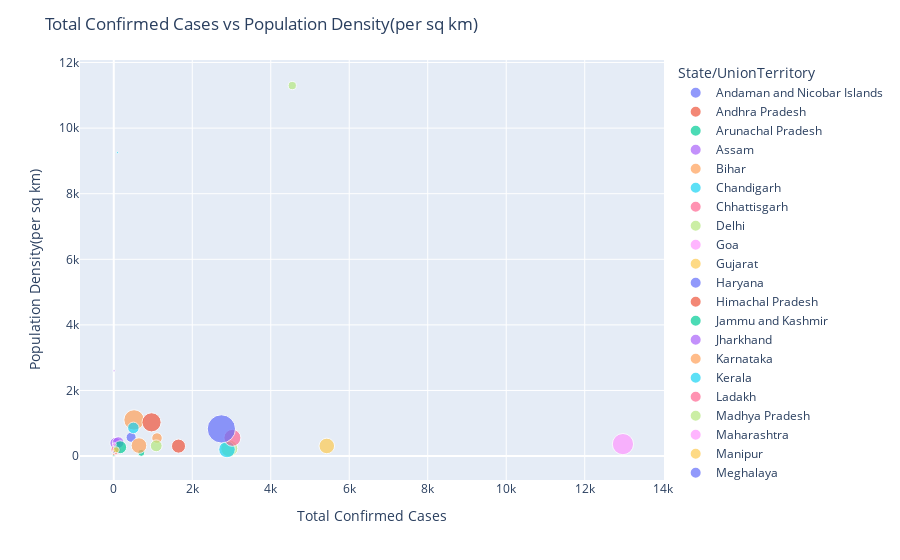

The code cell stored with this chart in its notebook:
### Markdown cell above
#### Cases Based on Pupulation Density

### Code cell
fig = px.scatter(latest_data,x='Confirmed',y='Density_In_SqKM',size='Population',color='State/UnionTerritory')
fig.update_layout(title='Total Confirmed Cases vs Population Density(per sq km)')
fig.update_yaxes(title_text='Population Density(per sq km)')
fig.update_xaxes(title_text='Total Confirmed Cases')
fig.show()

### Figure 1 — Plotly figure (JSON) as saved in the notebook; plotly's stock layout.template omitted (floating-point values rounded to 4 significant figures)
{"data": [{"hovertemplate": "State/UnionTerritory=Andaman and Nicobar Islands<br>Confirmed=%{x}<br>Density_In_SqKM=%{y}<br>Population=%{marker.size}<extra></extra>", "legendgroup": "Andaman and Nicobar Islands", "marker": {"color": "#636efa", "size": [380581], "sizemode": "area", "sizeref": 499500.0, "symbol": "circle"}, "mode": "markers", "name": "Andaman and Nicobar Islands", "showlegend": true, "type": "scatter", "x": [33], "xaxis": "x", "y": [46], "yaxis": "y"}, {"hovertemplate": "State/UnionTerritory=Andhra Pradesh<br>Confirmed=%{x}<br>Density_In_SqKM=%{y}<br>Population=%{marker.size}<extra></extra>", "legendgroup": "Andhra Pradesh", "marker": {"color": "#EF553B", "size": [49577103], "sizemode": "area", "sizeref": 499500.0, "symbol": "circle"}, "mode": "markers", "name": "Andhra Pradesh", "showlegend": true, "type": "scatter", "x": [1650], "xaxis": "x", "y": [303], "yaxis": "y"}, {"hovertemplate": "State/UnionTerritory=Arunachal Pradesh<br>Confirmed=%{x}<br>Density_In_SqKM=%{y}<br>Population=%{marker.size}<extra></extra>", "legendgroup": "Arunachal Pradesh", "marker": {"color": "#00cc96", "size": [1383727], "sizemode": "area", "sizeref": 499500.0, "symbol": "circle"}, "mode": "markers", "name": "Arunachal Pradesh", "showlegend": true, "type": "scatter", "x": [1], "xaxis": "x", "y": [17], "yaxis": "y"}, {"hovertemplate": "State/UnionTerritory=Assam<br>Confirmed=%{x}<br>Density_In_SqKM=%{y}<br>Population=%{marker.size}<extra></extra>", "legendgroup": "Assam", "marker": {"color": "#ab63fa", "size": [31205576], "sizemode": "area", "sizeref": 499500.0, "symbol": "circle"}, "mode": "markers", "name": "Assam", "showlegend": true, "type": "scatter", "x": [43], "xaxis": "x", "y": [397], "yaxis": "y"}, {"hovertemplate": "State/UnionTerritory=Bihar<br>Confirmed=%{x}<br>Density_In_SqKM=%{y}<br>Population=%{marker.size}<extra></extra>", "legendgroup": "Bihar", "marker": {"color": "#FFA15A", "size": [104099452], "sizemode": "area", "sizeref": 499500.0, "symbol": "circle"}, "mode": "markers", "name": "Bihar", "showlegend": true, "type": "scatter", "x": [517], "xaxis": "x", "y": [1102], "yaxis": "y"}, {"hovertemplate": "State/UnionTerritory=Chandigarh<br>Confirmed=%{x}<br>Density_In_SqKM=%{y}<br>Population=%{marker.size}<extra></extra>", "legendgroup": "Chandigarh", "marker": {"color": "#19d3f3", "size": [1055450], "sizemode": "area", "sizeref": 499500.0, "symbol": "circle"}, "mode": "markers", "name": "Chandigarh", "showlegend": true, "type": "scatter", "x": [94], "xaxis": "x", "y": [9252], "yaxis": "y"}, {"hovertemplate": "State/UnionTerritory=Chhattisgarh<br>Confirmed=%{x}<br>Density_In_SqKM=%{y}<br>Population=%{marker.size}<extra></extra>", "legendgroup": "Chhattisgarh", "marker": {"color": "#FF6692", "size": [25545198], "sizemode": "area", "sizeref": 499500.0, "symbol": "circle"}, "mode": "markers", "name": "Chhattisgarh", "showlegend": true, "type": "scatter", "x": [57], "xaxis": "x", "y": [189], "yaxis": "y"}, {"hovertemplate": "State/UnionTerritory=Delhi<br>Confirmed=%{x}<br>Density_In_SqKM=%{y}<br>Population=%{marker.size}<extra></extra>", "legendgroup": "Delhi", "marker": {"color": "#B6E880", "size": [16787941], "sizemode": "area", "sizeref": 499500.0, "symbol": "circle"}, "mode": "markers", "name": "Delhi", "showlegend": true, "type": "scatter", "x": [4549], "xaxis": "x", "y": [11297], "yaxis": "y"}, {"hovertemplate": "State/UnionTerritory=Goa<br>Confirmed=%{x}<br>Density_In_SqKM=%{y}<br>Population=%{marker.size}<extra></extra>", "legendgroup": "Goa", "marker": {"color": "#FF97FF", "size": [1458545], "sizemode": "area", "sizeref": 499500.0, "symbol": "circle"}, "mode": "markers", "name": "Goa", "showlegend": true, "type": "scatter", "x": [7], "xaxis": "x", "y": [394], "yaxis": "y"}, {"hovertemplate": "State/UnionTerritory=Gujarat<br>Confirmed=%{x}<br>Density_In_SqKM=%{y}<br>Population=%{marker.size}<extra></extra>", "legendgroup": "Gujarat", "marker": {"color": "#FECB52", "size": [60439692], "sizemode": "area", "sizeref": 499500.0, "symbol": "circle"}, "mode": "markers", "name": "Gujarat", "showlegend": true, "type": "scatter", "x": [5428], "xaxis": "x", "y": [308], "yaxis": "y"}, {"hovertemplate": "State/UnionTerritory=Haryana<br>Confirmed=%{x}<br>Density_In_SqKM=%{y}<br>Population=%{marker.size}<extra></extra>", "legendgroup": "Haryana", "marker": {"color": "#636efa", "size": [25351462], "sizemode": "area", "sizeref": 499500.0, "symbol": "circle"}, "mode": "markers", "name": "Haryana", "showlegend": true, "type": "scatter", "x": [442], "xaxis": "x", "y": [573], "yaxis": "y"}, {"hovertemplate": "State/UnionTerritory=Himachal Pradesh<br>Confirmed=%{x}<br>Density_In_SqKM=%{y}<br>Population=%{marker.size}<extra></extra>", "legendgroup": "Himachal Pradesh", "marker": {"color": "#EF553B", "size": [6864602], "sizemode": "area", "sizeref": 499500.0, "symbol": "circle"}, "mode": "markers", "name": "Himachal Pradesh", "showlegend": true, "type": "scatter", "x": [40], "xaxis": "x", "y": [123], "yaxis": "y"}, {"hovertemplate": "State/UnionTerritory=Jammu and Kashmir<br>Confirmed=%{x}<br>Density_In_SqKM=%{y}<br>Population=%{marker.size}<extra></extra>", "legendgroup": "Jammu and Kashmir", "marker": {"color": "#00cc96", "size": [12267032], "sizemode": "area", "sizeref": 499500.0, "symbol": "circle"}, "mode": "markers", "name": "Jammu and Kashmir", "showlegend": true, "type": "scatter", "x": [701], "xaxis": "x", "y": [98], "yaxis": "y"}, {"hovertemplate": "State/UnionTerritory=Jharkhand<br>Confirmed=%{x}<br>Density_In_SqKM=%{y}<br>Population=%{marker.size}<extra></extra>", "legendgroup": "Jharkhand", "marker": {"color": "#ab63fa", "size": [32988134], "sizemode": "area", "sizeref": 499500.0, "symbol": "circle"}, "mode": "markers", "name": "Jharkhand", "showlegend": true, "type": "scatter", "x": [115], "xaxis": "x", "y": [414], "yaxis": "y"}, {"hovertemplate": "State/UnionTerritory=Karnataka<br>Confirmed=%{x}<br>Density_In_SqKM=%{y}<br>Population=%{marker.size}<extra></extra>", "legendgroup": "Karnataka", "marker": {"color": "#FFA15A", "size": [61095297], "sizemode": "area", "sizeref": 499500.0, "symbol": "circle"}, "mode": "markers", "name": "Karnataka", "showlegend": true, "type": "scatter", "x": [642], "xaxis": "x", "y": [319], "yaxis": "y"}, {"hovertemplate": "State/UnionTerritory=Kerala<br>Confirmed=%{x}<br>Density_In_SqKM=%{y}<br>Population=%{marker.size}<extra></extra>", "legendgroup": "Kerala", "marker": {"color": "#19d3f3", "size": [33406061], "sizemode": "area", "sizeref": 499500.0, "symbol": "circle"}, "mode": "markers", "name": "Kerala", "showlegend": true, "type": "scatter", "x": [500], "xaxis": "x", "y": [859], "yaxis": "y"}, {"hovertemplate": "State/UnionTerritory=Ladakh<br>Confirmed=%{x}<br>Density_In_SqKM=%{y}<br>Population=%{marker.size}<extra></extra>", "legendgroup": "Ladakh", "marker": {"color": "#FF6692", "size": [274000], "sizemode": "area", "sizeref": 499500.0, "symbol": "circle"}, "mode": "markers", "name": "Ladakh", "showlegend": true, "type": "scatter", "x": [41], "xaxis": "x", "y": [2], "yaxis": "y"}, {"hovertemplate": "State/UnionTerritory=Madhya Pradesh<br>Confirmed=%{x}<br>Density_In_SqKM=%{y}<br>Population=%{marker.size}<extra></extra>", "legendgroup": "Madhya Pradesh", "marker": {"color": "#B6E880", "size": [72626809], "sizemode": "area", "sizeref": 499500.0, "symbol": "circle"}, "mode": "markers", "name": "Madhya Pradesh", "showlegend": true, "type": "scatter", "x": [2942], "xaxis": "x", "y": [236], "yaxis": "y"}, {"hovertemplate": "State/UnionTerritory=Maharashtra<br>Confirmed=%{x}<br>Density_In_SqKM=%{y}<br>Population=%{marker.size}<extra></extra>", "legendgroup": "Maharashtra", "marker": {"color": "#FF97FF", "size": [112374333], "sizemode": "area", "sizeref": 499500.0, "symbol": "circle"}, "mode": "markers", "name": "Maharashtra", "showlegend": true, "type": "scatter", "x": [12974], "xaxis": "x", "y": [365], "yaxis": "y"}, {"hovertemplate": "State/UnionTerritory=Manipur<br>Confirmed=%{x}<br>Density_In_SqKM=%{y}<br>Population=%{marker.size}<extra></extra>", "legendgroup": "Manipur", "marker": {"color": "#FECB52", "size": [2570390], "sizemode": "area", "sizeref": 499500.0, "symbol": "circle"}, "mode": "markers", "name": "Manipur", "showlegend": true, "type": "scatter", "x": [2], "xaxis": "x", "y": [122], "yaxis": "y"}, {"hovertemplate": "State/UnionTerritory=Meghalaya<br>Confirmed=%{x}<br>Density_In_SqKM=%{y}<br>Population=%{marker.size}<extra></extra>", "legendgroup": "Meghalaya", "marker": {"color": "#636efa", "size": [2966889], "sizemode": "area", "sizeref": 499500.0, "symbol": "circle"}, "mode": "markers", "name": "Meghalaya", "showlegend": true, "type": "scatter", "x": [12], "xaxis": "x", "y": [132], "yaxis": "y"}, {"hovertemplate": "State/UnionTerritory=Mizoram<br>Confirmed=%{x}<br>Density_In_SqKM=%{y}<br>Population=%{marker.size}<extra></extra>", "legendgroup": "Mizoram", "marker": {"color": "#EF553B", "size": [1097206], "sizemode": "area", "sizeref": 499500.0, "symbol": "circle"}, "mode": "markers", "name": "Mizoram", "showlegend": true, "type": "scatter", "x": [1], "xaxis": "x", "y": [52], "yaxis": "y"}, {"hovertemplate": "State/UnionTerritory=Odisha<br>Confirmed=%{x}<br>Density_In_SqKM=%{y}<br>Population=%{marker.size}<extra></extra>", "legendgroup": "Odisha", "marker": {"color": "#00cc96", "size": [41974218], "sizemode": "area", "sizeref": 499500.0, "symbol": "circle"}, "mode": "markers", "name": "Odisha", "showlegend": true, "type": "scatter", "x": [163], "xaxis": "x", "y": [269], "yaxis": "y"}, {"hovertemplate": "State/UnionTerritory=Puducherry<br>Confirmed=%{x}<br>Density_In_SqKM=%{y}<br>Population=%{marker.size}<extra></extra>", "legendgroup": "Puducherry", "marker": {"color": "#ab63fa", "size": [1247953], "sizemode": "area", "sizeref": 499500.0, "symbol": "circle"}, "mode": "markers", "name": "Puducherry", "showlegend": true, "type": "scatter", "x": [8], "xaxis": "x", "y": [2598], "yaxis": "y"}, {"hovertemplate": "State/UnionTerritory=Punjab<br>Confirmed=%{x}<br>Density_In_SqKM=%{y}<br>Population=%{marker.size}<extra></extra>", "legendgroup": "Punjab", "marker": {"color": "#FFA15A", "size": [27743338], "sizemode": "area", "sizeref": 499500.0, "symbol": "circle"}, "mode": "markers", "name": "Punjab", "showlegend": true, "type": "scatter", "x": [1102], "xaxis": "x", "y": [550], "yaxis": "y"}, {"hovertemplate": "State/UnionTerritory=Rajasthan<br>Confirmed=%{x}<br>Density_In_SqKM=%{y}<br>Population=%{marker.size}<extra></extra>", "legendgroup": "Rajasthan", "marker": {"color": "#19d3f3", "size": [68548437], "sizemode": "area", "sizeref": 499500.0, "symbol": "circle"}, "mode": "markers", "name": "Rajasthan", "showlegend": true, "type": "scatter", "x": [2886], "xaxis": "x", "y": [201], "yaxis": "y"}, {"hovertemplate": "State/UnionTerritory=Tamil Nadu<br>Confirmed=%{x}<br>Density_In_SqKM=%{y}<br>Population=%{marker.size}<extra></extra>", "legendgroup": "Tamil Nadu", "marker": {"color": "#FF6692", "size": [72147030], "sizemode": "area", "sizeref": 499500.0, "symbol": "circle"}, "mode": "markers", "name": "Tamil Nadu", "showlegend": true, "type": "scatter", "x": [3023], "xaxis": "x", "y": [555], "yaxis": "y"}, {"hovertemplate": "State/UnionTerritory=Telengana<br>Confirmed=%{x}<br>Density_In_SqKM=%{y}<br>Population=%{marker.size}<extra></extra>", "legendgroup": "Telengana", "marker": {"color": "#B6E880", "size": [35003674], "sizemode": "area", "sizeref": 499500.0, "symbol": "circle"}, "mode": "markers", "name": "Telengana", "showlegend": true, "type": "scatter", "x": [1082], "xaxis": "x", "y": [312], "yaxis": "y"}, {"hovertemplate": "State/UnionTerritory=Tripura<br>Confirmed=%{x}<br>Density_In_SqKM=%{y}<br>Population=%{marker.size}<extra></extra>", "legendgroup": "Tripura", "marker": {"color": "#FF97FF", "size": [3673917], "sizemode": "area", "sizeref": 499500.0, "symbol": "circle"}, "mode": "markers", "name": "Tripura", "showlegend": true, "type": "scatter", "x": [16], "xaxis": "x", "y": [350], "yaxis": "y"}, {"hovertemplate": "State/UnionTerritory=Uttarakhand<br>Confirmed=%{x}<br>Density_In_SqKM=%{y}<br>Population=%{marker.size}<extra></extra>", "legendgroup": "Uttarakhand", "marker": {"color": "#FECB52", "size": [10086292], "sizemode": "area", "sizeref": 499500.0, "symbol": "circle"}, "mode": "markers", "name": "Uttarakhand", "showlegend": true, "type": "scatter", "x": [60], "xaxis": "x", "y": [189], "yaxis": "y"}, {"hovertemplate": "State/UnionTerritory=Uttar Pradesh<br>Confirmed=%{x}<br>Density_In_SqKM=%{y}<br>Population=%{marker.size}<extra></extra>", "legendgroup": "Uttar Pradesh", "marker": {"color": "#636efa", "size": [199812341], "sizemode": "area", "sizeref": 499500.0, "symbol": "circle"}, "mode": "markers", "name": "Uttar Pradesh", "showlegend": true, "type": "scatter", "x": [2742], "xaxis": "x", "y": [828], "yaxis": "y"}, {"hovertemplate": "State/UnionTerritory=West Bengal<br>Confirmed=%{x}<br>Density_In_SqKM=%{y}<br>Population=%{marker.size}<extra></extra>", "legendgroup": "West Bengal", "marker": {"color": "#EF553B", "size": [91276115], "sizemode": "area", "sizeref": 499500.0, "symbol": "circle"}, "mode": "markers", "name": "West Bengal", "showlegend": true, "type": "scatter", "x": [963], "xaxis": "x", "y": [1029], "yaxis": "y"}], "layout": {"legend": {"itemsizing": "constant", "title": {"text": "State/UnionTerritory"}, "tracegroupgap": 0}, "margin": {"t": 60}, "title": {"text": "Total Confirmed Cases vs Population Density(per sq km)"}, "xaxis": {"anchor": "y", "domain": [0, 1], "title": {"text": "Total Confirmed Cases"}}, "yaxis": {"anchor": "x", "domain": [0, 1], "title": {"text": "Population Density(per sq km)"}}}}
